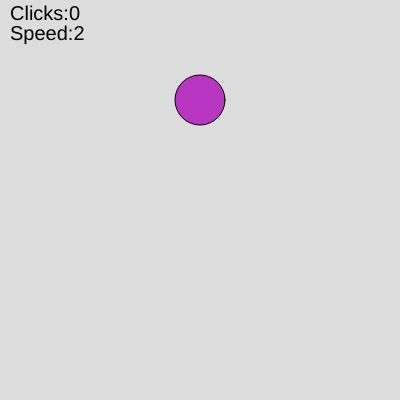
Frame 1 (no input)
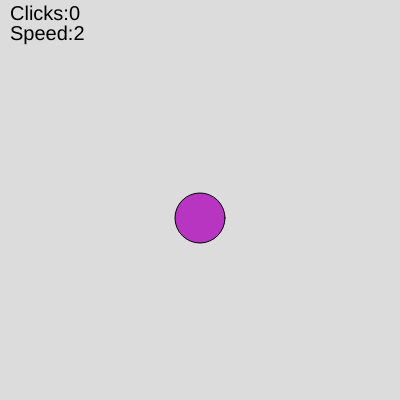
Frame 60 (no input)
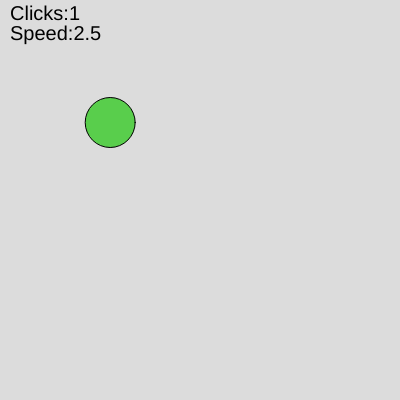
Frame 120 (the mouse pressed at the canvas centre since frame 60)

The p5.js sketch that drew these frames (run headless with seeded random() and noise() and a simulated clock; from frame 60 on, the mouse is pressed at the canvas centre):

// p5.js sketch
// ── sketch.js
//Global variables for bubble properties
let x, y, radius, bubbleColor
//Game state variables
let speed = 2, clicks = 0
function setup() {
  createCanvas(400, 400);
  radius = 25; x = width/2; y = 100
  bubbleColor = color(random(256),random(256),random(256))
  ellipseMode(RADIUS)
}

function draw() {
  background(220)
  displayBubble()
  updateBubble()
  displayStats()
  keyPressed()

}

function displayBubble(){
  fill(bubbleColor)
  ellipse(x, y, radius)
}

function updateBubble(){
  //Move the bubble down
  y+=speed
  //if the bubble goes off the bottom, reset it
  if(y > height + radius){
    resetBubble()
  }
}

function resetBubble(){
  //reset the bubble color
  bubbleColor = color(random(256),random(256),random(256))
  //Set bubble to a random x position at the top
  x = random(radius,width-radius)
  y = -radius
}

function displayStats(){
  textSize(20)
  fill(0)
  text(`Clicks:${clicks}`, 10, 20)
  text(`Speed:${speed}`, 10, 40)
}

function keyPressed(){
  if(key === "a"){
    //move left
    x = max(x - 3, radius)
  }
  if(key === "d"){
    //move right
    x = min(x + 3, width-radius)
  }
}

function mousePressed(){
  //check if the bubble is clicked
  if(dist(mouseX, mouseY, x, y)<radius){
    //increment the clicks
    clicks++
    //increase the speed
    speed+=0.5
    //reset bubble's position
    resetBubble()
  }
}
